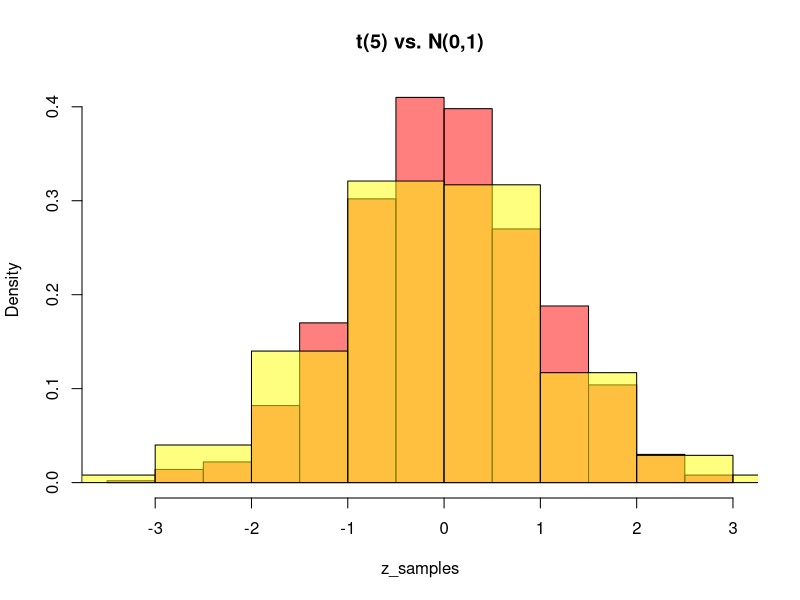
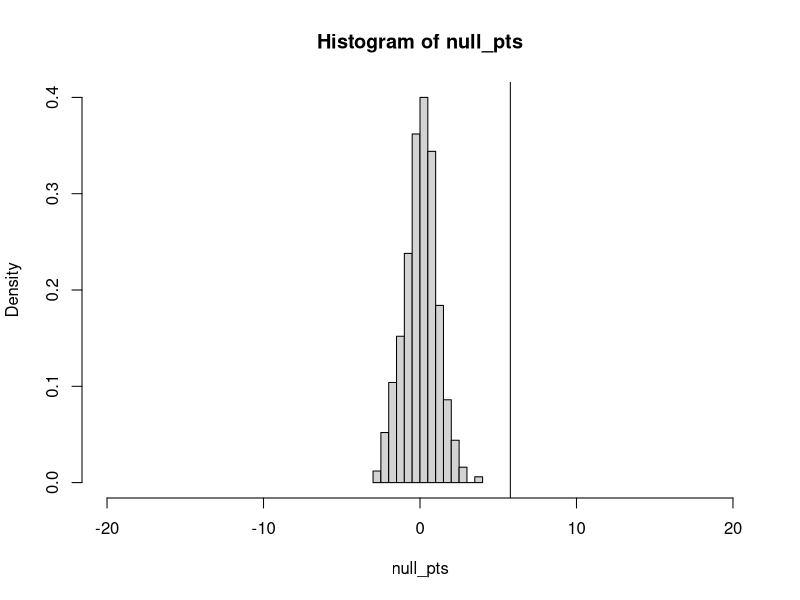
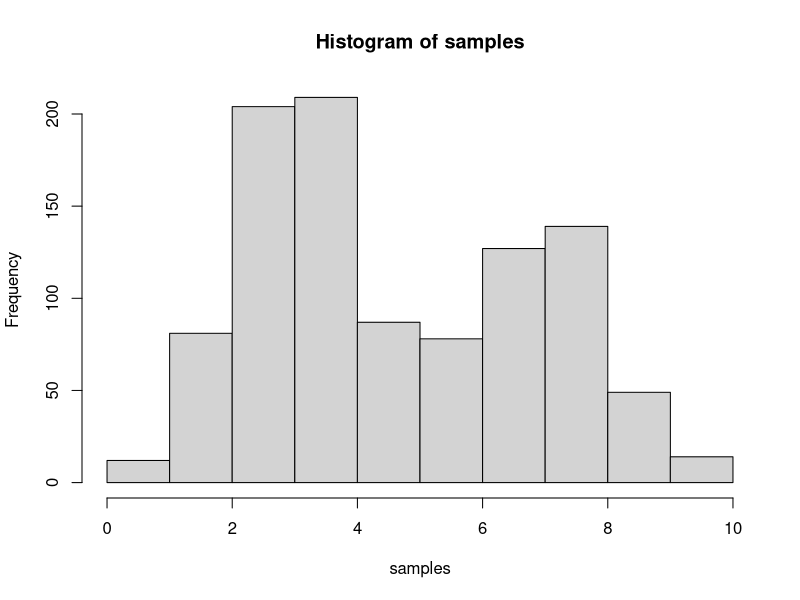
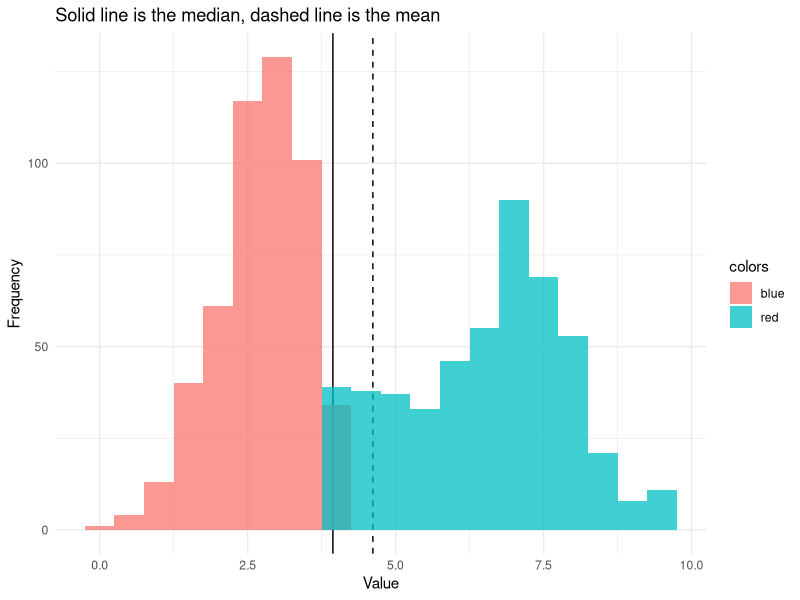
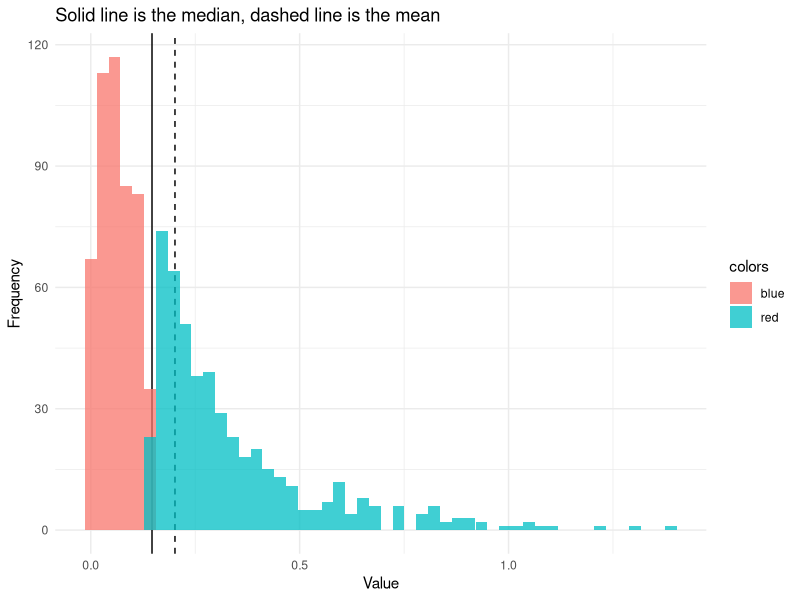

R code for these plots, in order:
## ---- chunk 1
set.seed(123)
t_samples <- rt(n = 1000, df = 5)
z_samples <- rnorm(n = 1000)

hist(z_samples, freq = F, col = rgb(1,0,0,0.5), main = "t(5) vs. N(0,1)")
hist(t_samples, freq = F,col = rgb(1,1,0,0.5), add = T)
## ---- chunk 2
set.seed(12345)
y <- rnorm(n = 20, mean = 1, sd = 1)
## ---- chunk 3
n <- length(y)
ybar <- mean(y)
s2 <- var(y)

(t_stat <- ybar/(sqrt(s2/n)))
## ---- chunk 4
set.seed(12345)
null_pts <- rt(1000, df = n-1)
hist(null_pts, freq = F, xlim = c(-20,20))
abline(v = t_stat)
## ---- chunk 5
2*(1-pt(q = t_stat, df = n-1))
## ---- chunk 6
set.seed(123)
null.samples <- rt(100000, df = n-1)
(pval.mc <- mean((abs(null.samples)>t_stat)))

format(pval.mc, nsmall = 8, scientific = F)
## ---- chunk 7
t.test(y)
## ---- chunk 8
alpha = 0.05

(qt(p = 1-alpha/2, df = n-1))

## ---- chunk 9
alpha = 0.05 

(lower.ci <- (mean(y)- qt(p = 1-alpha/2, df = n-1)*sqrt(s2/n)))

(upper.ci <- mean(y) + qt(p = 1-alpha/2, df = n-1)*sqrt(s2/n))
## ---- chunk 10
cholesterol <- read.csv("cholesterol.csv")
str(cholesterol)
## ---- chunk 11
set.seed(123) # Set seed for reproducibility
n <- 1000  # number of samples
samples <- c(rnorm(0.6 * n, 3,1), 
             rnorm(0.4 * n, 7,1))
## ---- chunk 12
hist(samples)
## ---- chunk 13
# Load necessary libraries
library(ggplot2)
# Calculate median
med <- median(samples)

# Assign colors based on the relation with the median
colors <- ifelse(samples <= med, "blue", "red")

# Plot histogram with ggplot2
ggplot(data.frame(samples, colors), aes(x = samples, fill = colors)) +
  geom_vline(xintercept = med) +
  geom_vline(xintercept = mean(samples), linetype = "dashed") +
  geom_histogram(binwidth = 0.5, position = "identity", alpha = 0.75) +
  labs(title = "Solid line is the median, dashed line is the mean",
       x = "Value",
       y = "Frequency") +
  theme_minimal()
## ---- chunk 14
samples <- c(rnorm(0.6 * n, 3,1), 
             rnorm(0.4 * n, 7,1))
(mean((samples <= median(samples))))
(mean((samples <= mean(samples))))
## ---- chunk 15
samples <- rexp(1000, rate = 5)
(mean((samples <= median(samples))))
(mean((samples <= mean(samples))))
## ---- chunk 16
# Calculate median
med <- median(samples)
# Assign colors based on the relation with the median
colors <- ifelse(samples <= med, "blue", "red")

# Plot histogram with ggplot2
ggplot(data.frame(samples, colors), aes(x = samples, fill = colors)) +
  geom_vline(xintercept = med) +
  geom_vline(xintercept = mean(samples), linetype = "dashed") +
  geom_histogram(bins = 50, position = "identity", alpha = 0.75) +
  labs(title = "Solid line is the median, dashed line is the mean",
       x = "Value",
       y = "Frequency") +
  theme_minimal()
## ---- chunk 17
cholesterol <- read.csv("cholesterol.csv")
str(cholesterol)
(S <- sum(cholesterol$Reduction>0)) ## test stat
## ---- chunk 18
S <- sum(cholesterol$Reduction>=0)
n <- length(cholesterol$Reduction)

(pval <- (1-pbinom(S-1, size = n, prob= 0.5)))

## ---- chunk 19
S <- sum(cholesterol$Reduction>=0)
n <- length(cholesterol$Reduction)
binom.test(S, n, alternative = "greater")
## ---- chunk 20
Z <- (S-0.5-0.5*n)/(sqrt(0.25*n))
(p <- 1 - pnorm(Z))
## ---- chunk 21
set.seed(12345)
null.samples <- rbinom(10000, size = 10, 1/2)
(pval.mc <- mean((null.samples>=S)))
